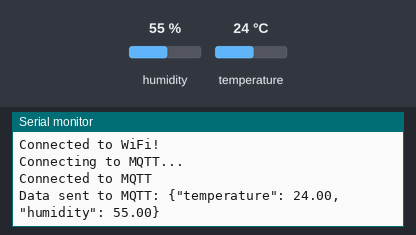
The sketch below on a simulated ESP32. On the bench: the last lines printed to the serial monitor. The inputs (shaded band) are chosen by the test bench; at power-on: humidity 55 %, temperature 24 °C. WiFi joins after 1.5 s; servers stay silent unless stated; random numbers use the default seed unless the sketch sets one; no MQTT or app messages arrive unless stated.

Above: at 3.2 s.
3.3 s: humidity set to 22 %
10.8 s: temperature set to 12 °C
At 12.5 s:
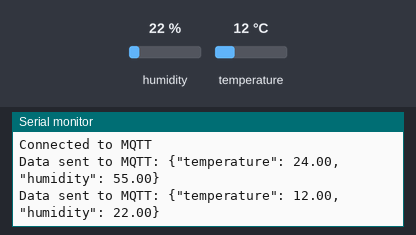
18.3 s: humidity set to 40 %
At 22.7 s:
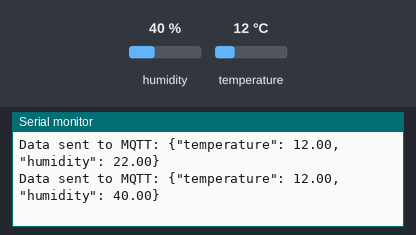

Measured:
- after the input at 10.8 s, the serial monitor: prints a new line after 1.3 s (image 1)
- after the input at 18.3 s, the serial monitor: prints a new line after 3.8 s (image 2)

The sketch:

DHT22_MQTT.ino
```cpp
#include <WiFi.h>
#include <PubSubClient.h>
#include <DHT.h>

// Replace with your WiFi credentials
//const char* ssid = "Dropitlikeitshotspot";
//const char* password = "fopx8054";

const char* ssid = "VodafoneMobileWiFi-82F409";
const char* password = "416383635";

// MQTT Broker details
const char* mqtt_server = "mqtt.eclipseprojects.io";
const int mqtt_port = 1883;
const char* mqtt_topic_dht = "CCL/fishboat";

// DHT sensor setup
#define DHTPIN 4  // GPIO where DHT22 is connected
#define DHTTYPE DHT22
DHT dht(DHTPIN, DHTTYPE);

// Create MQTT and WiFi clients
WiFiClient espClient;
PubSubClient client(espClient);

void setup() {
  Serial.begin(9600);
  dht.begin();

  // Connect to WiFi
  connectWiFi();

  // Set up the MQTT server
  client.setServer(mqtt_server, mqtt_port);
  client.setKeepAlive(60);
}

void connectWiFi() {
  Serial.println("Connecting to WiFi...");
  WiFi.begin(ssid, password);

  while (WiFi.status() != WL_CONNECTED) {
    delay(1000);
    Serial.println("Connecting...");
  }
  Serial.println("Connected to WiFi!");
}

void reconnect() {
  // Reconnect to the MQTT broker if disconnected
  while (!client.connected()) {
    Serial.println("Connecting to MQTT...");


    // Generate a random client ID to avoid conflicts
    String clientId = "ESP32Client-" + String(random(0xffff), HEX);

    if (client.connect(clientId.c_str())) {
      Serial.println("Connected to MQTT");
    } else {
      Serial.print("Failed. State=");
      Serial.println(client.state());
      delay(2000);
    }
  }
}

void loop() {
  // Reconnect to WiFi if disconnected
  if (WiFi.status() != WL_CONNECTED) {
    connectWiFi();
  }

  if (!client.connected()) {
    reconnect();
  }
  client.loop();

  // Read sensor data
  float temperature = dht.readTemperature();
  float humidity = dht.readHumidity();
  // add lat and lon

  if (isnan(temperature) || isnan(humidity)) {
    Serial.println("Failed to read from DHT sensor!");
    return;
  }

  // Publish sensor data to MQTT topic
  String payload = "{\"temperature\": " + String(temperature) + ", \"humidity\": " + String(humidity) + "}";
  client.publish("home/room/dht_sensor", payload.c_str());

  Serial.println("Data sent to MQTT: " + payload);
  delay(10000);  // Send data every 5 seconds
}
```
